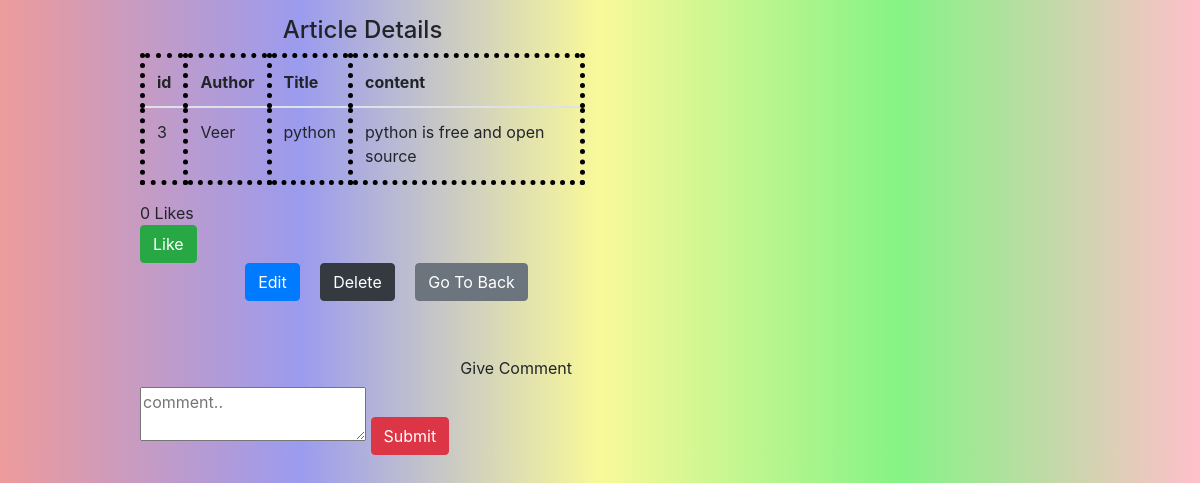
The page /3/python on the database its author committed.
### app/models.py (models this page shows, shortened)
class Post(models.Model):
    title = models.CharField(max_length=100)
    slug = models.SlugField(max_length=100)
    author = models.ForeignKey(User, on_delete = models.CASCADE)
    body = models.TextField()
    likes = models.ManyToManyField(User, related_name = 'likes')
    created_date = models.DateField(max_length=50, auto_now_add=True)
    updated_date = models.DateField(max_length=50, auto_now=True)
    def total_likes(self):
        return self.likes.count()

### app/views.py (the view)
# urls.py: path('<id>/<slug>',views.post_detail, name='post_detail'),
def post_detail(request,id,slug):
    post = get_object_or_404(Post, id=id, slug=slug)
    is_liked = False
    if post.likes.filter(id=request.user.id).exists():
        is_liked = True
    context = {
        'post':post,
        'is_liked':is_liked,
        'total_likes':post.total_likes(),
    }
    return render(request,'post_detail.html',context)

### templates/post_detail.html (shortened to what this page needs)
<!DOCTYPE html>
<html lang="en" dir="ltr">
  <head>
    {% include 'cdnlines.html' %}
  </head>
  <body>
    <div class="container">
      <div class="row">
        <div class="offset-md-1 col-md-5 mt-3">
          <h4 class="text-center">Article Details</h4>
        <table class="table">
          <thead>
            <tr><th>id</th><th>Author</th><th>Title</th><th>content</th></tr>
          </thead>
          <tbody>
            <tr>
              <td>{{ post.id  }}</td><td>{{ post.author }}</td>
              <td>{{ post.title }}</td><td>{{ post.body }}</td>
            </tr>
          </tbody>
        </table>
        <div id="likes_section"> {% include 'likes.html' %} </div>
        <center>
          <a href="{% url 'post_edit' id=post.id %}" class="btn btn-primary ml-5 mr-3"> Edit </a>
          <a href="{% url 'delete' id=post.id %}" class="btn btn-dark">Delete</a>
          <a href="{% url 'post_list' %}" class="btn btn-secondary ml-3">Go To Back</a>
        </center><br><br>
       <div class="text-right"> <a href="{% url 'comment' %}" class="btn">Give Comment</a> </div>
       <form method="POST">
          <textarea type="text" name='com' placeholder="comment.." ></textarea>
          <input type="submit" class="btn btn-danger">
        </form>
        </div>
      </div>
    </div>
  </body>
</html>

### templates/post_detail.html (style rules this page uses)
table, th, td { border: 5px dotted black; }
body { background-image:linear-gradient(90deg,#ed9b9b,#9b9bef,#f9f999,#85f385,#ffc0cb); }

### rows shown on the page
Post: id "3", author "Veer", title "python", body "python is free and open source"

### other values the page prints
{{ total_likes }} "0"
